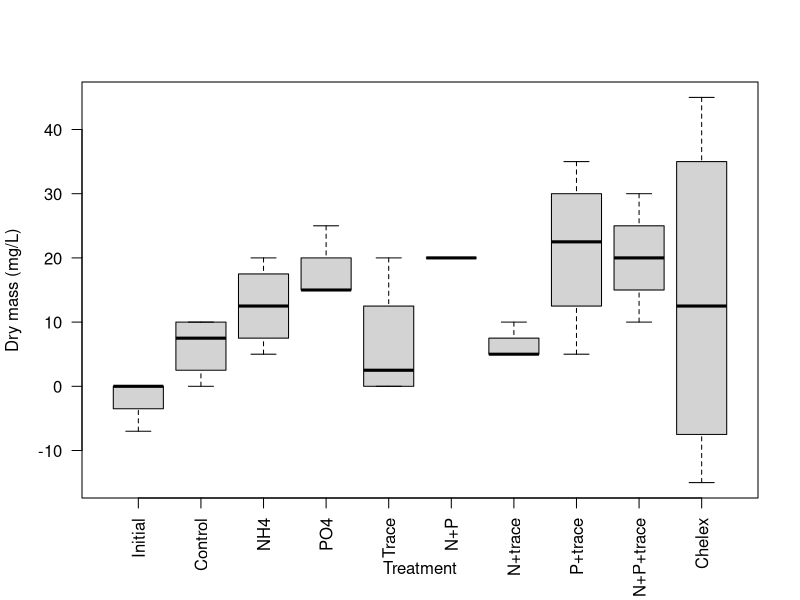
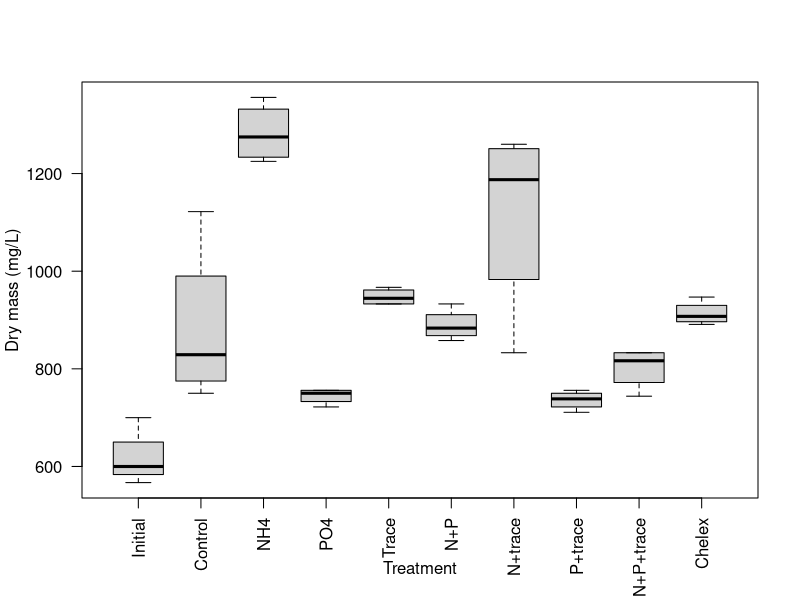
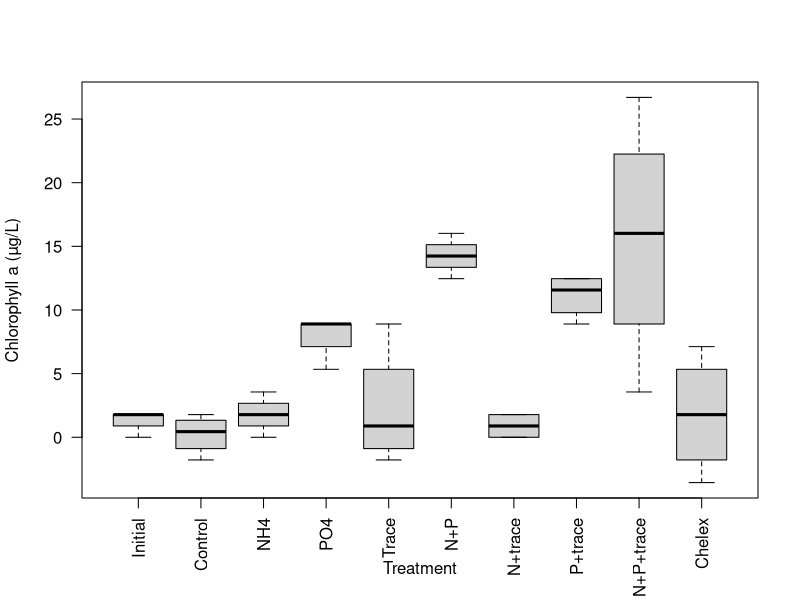
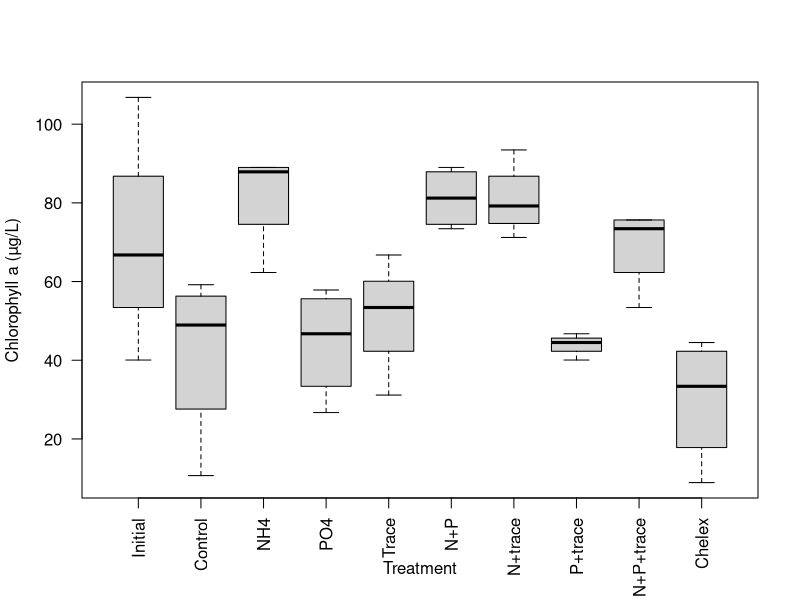
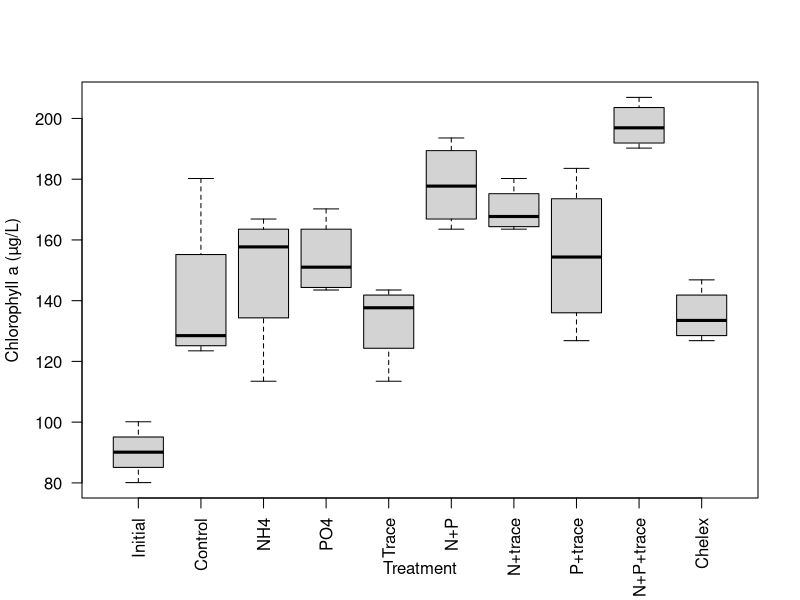
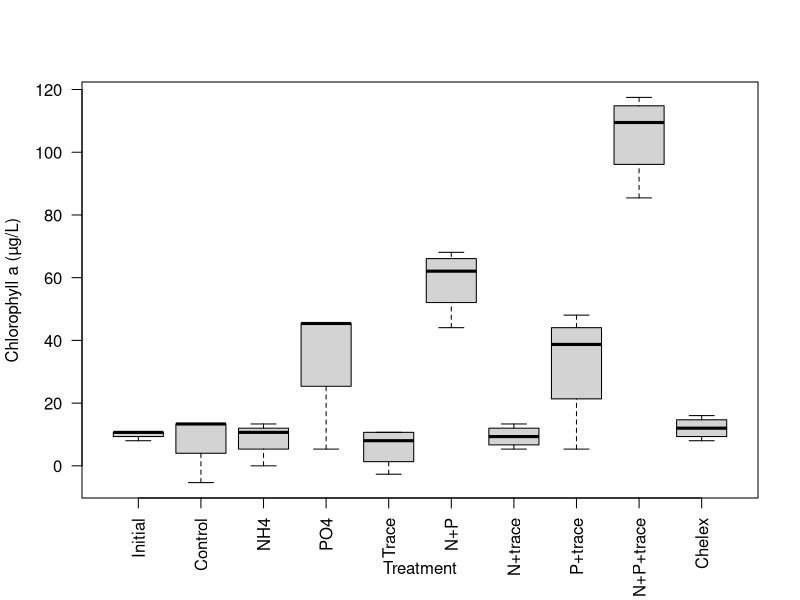
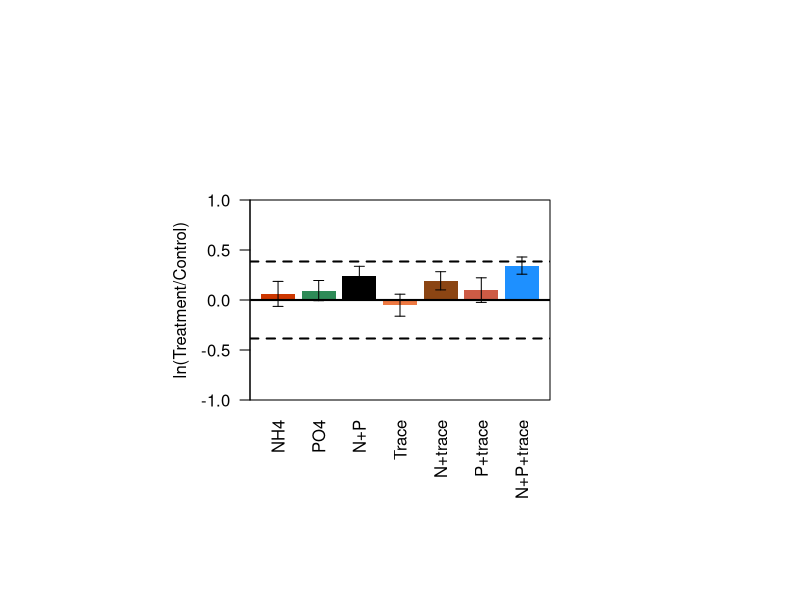
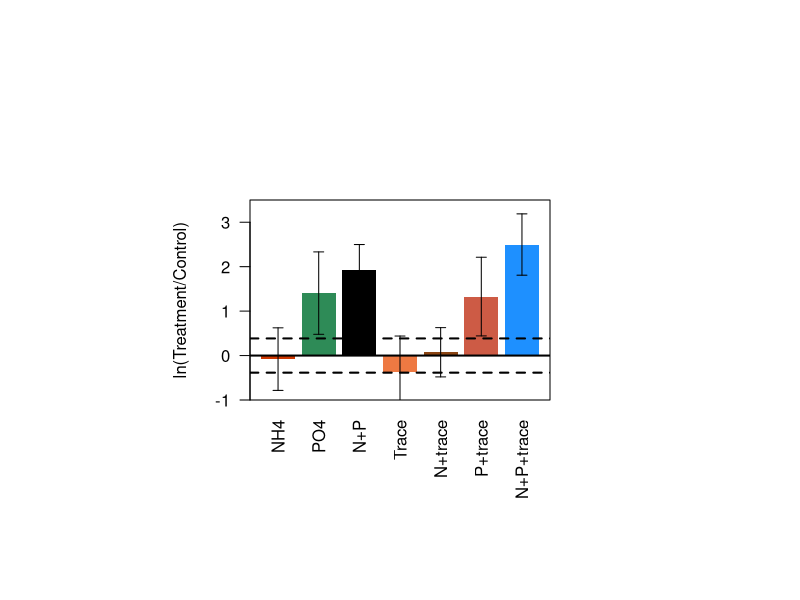

Here is the R script that generated these plots, in order:
## ---- chunk 1
knitr::opts_chunk$set(echo = TRUE)

setwd("~/Dropbox/ASAP/2017 USGS/Data analysis")
setwd("C:/Users/dcostel3/Dropbox/ASAP/2017 USGS/Data analysis")

options(device=quartz)
## ---- chunk 2
logRR <- function(dataset){
  dataset$Treatment <- dataset$Treatment[drop=T]
  trt <- levels(dataset$Treatment)
  trt.no <- length(trt)-1
  means <- with(dataset,tapply(Chla,Treatment,mean,na.rm=T))
  sds <- with(dataset,tapply(Chla,Treatment,sd,na.rm=T))
  ns <- with(dataset,tapply(Chla,Treatment,length))
  logRR <- vector(length=trt.no)
  seRR <- vector(length=trt.no)
  
  for(i in 1:trt.no){
    logRR[i] <- round(log(means[i+1])-log(means[1]),3)
    sp2 <- (((ns[1]-1)*sds[1]^2+(ns[i+1]-1)*sds[i+1]^2)/(ns[1]+ns[i+1]-2))
    seRR[i] <- round(sqrt(sp2*(1/(means[1]^2*ns[1])+1/(means[i+1]^2*ns[i+1]))),3)
    
  }
  res <- data.frame(trt[-1],logRR,seRR,row.names=NULL)
  colnames(res)<-c("Treatment","logRR","seRR")
  return(res)
}

## ---- chunk 3
inc <- read.csv("HAB2017_incub.csv")

#Resorts the treatments to a better order
inc$Treatment <- factor(inc$Treatment,levels=c("Initial","Control","NH4","PO4","Trace","N+P","N+trace","P+trace","N+P+trace","Chelex"))

#Chelex treatments had +10 mg/treatment. Correct all values by -20 mg/L
inc[inc$Treatment=="Chelex",]$Dry_mass <- inc[inc$Treatment=="Chelex",]$Dry_mass-20

summary(inc)

#MC data
MC <- read.csv("incub_MC.csv")
MCag <- aggregate(MC$MC,by=list(MC$Treatment,MC$Site),mean)
colnames(MCag)[3]<-"MC"

#Merge data
inc$TS <- paste(inc$Site,inc$Treatment)
MCag$TS <- paste(MCag$Group.2,MCag$Group.1)
inc2 <- merge(inc,MCag[,3:4],by="TS")

#Site subsets
Ford <- subset(inc2,inc2$Site=="Ford")
GB <- subset(inc2,inc2$Site=="GB")
NEr <- subset(inc2,inc2$Site=="NErie")
Mau <- subset(inc2,inc2$Site=="Maumee")
## ---- chunk 4
Ford.trim <- subset(Ford,Ford$Treatment!="Initial")
FordRR <- logRR(Ford.trim)

Mau.trim <- subset(Mau,Mau$Treatment!="Initial")
MauRR <- logRR(Mau.trim)

NEr.trim <- subset(NEr,NEr$Treatment!="Initial")
NErRR <- logRR(NEr.trim)
## ---- chunk 5
plot(Dry_mass~Treatment,data=Ford,las=2,ylab="Dry mass (mg/L)")
plot(Dry_mass~Treatment,data=GB,las=2,ylab="Dry mass (mg/L)")
## ---- chunk 6
plot(Chla*1000~Treatment,data=Ford,las=2,ylab="Chlorophyll a (µg/L)")
plot(Chla*1000~Treatment,data=GB,las=2,ylab="Chlorophyll a (µg/L)")
plot(Chla*1000~Treatment,data=Mau,las=2,ylab="Chlorophyll a (µg/L)")
plot(Chla*1000~Treatment,data=NEr,las=2,ylab="Chlorophyll a (µg/L)")

#Vector of colors for treatments
cs <- c("orangered3","seagreen4","black","sienna2","chocolate4","coral3","dodgerblue")

MauRR<-MauRR[c(1,2,4,3,5,6,7,8),]

par(pin=c(3,2))
xloc <- barplot(MauRR$logRR[1:7],las=1,ylim=c(-1,1),ylab="ln(Treatment/Control)",xaxt="n",border=NA,col=cs)
with(MauRR[1:7,],arrows(xloc,(logRR+seRR),xloc,(logRR-seRR),length=0.05,angle=90,code=3))
mtext(MauRR$Treatment[1:7],side=1,at=xloc,las=2,line=1)
abline(h=c(0.385,-0.385,0),lwd=2,lty=c(2,2,1))
box()

NErRR<-NErRR[c(1,2,4,3,5,6,7,8),]

par(pin=c(3,2))
xloc <- barplot(NErRR$logRR[1:7],las=1,ylim=c(-1,3.5),ylab="ln(Treatment/Control)",xaxt="n",border=NA,col=cs)
with(NErRR[1:7,],arrows(xloc,(logRR+seRR),xloc,(logRR-seRR),length=0.05,angle=90,code=3))
mtext(NErRR$Treatment[1:7],side=1,at=xloc,las=2,line=1)
abline(h=c(0.385,-0.385,0),lwd=2,lty=c(2,2,1))
box()
## ---- chunk 7
par(pin=c(4,3))
plot(Chla*1000~Treatment,data=Mau,las=2,xlab="",ylim=c(0,250),ylab="Chlorophyll a (ug/L)")
stripchart(MC*25~Treatment,data=Mau,vertical=T,add=T,cex=2,col="red",lwd=2,pch=18)
axis(4,las=2,labels=seq(0,10,by=2),at=seq(0,250,by=50),col="red",col.axis="red")
mtext("Microcystin (ug/L)",4,line=2,col="red")
legend("top","Maumee",bty="n",cex=1.4)

par(pin=c(4,3))
plot(Chla*1000~Treatment,data=GB,las=2,xlab="",ylim=c(0,250),ylab="Chlorophyll a (ug/L)")
stripchart(MC*25~Treatment,data=GB,vertical=T,add=T,cex=2,col="red",lwd=2,pch=18)
axis(4,las=2,labels=seq(0,10,by=2),at=seq(0,250,by=50),col="red",col.axis="red")
mtext("Microcystin (ug/L)",4,line=2,col="red")
legend("top","Green Bay",bty="n",cex=1.4)

par(pin=c(4,3))
plot(Chla*1000~Treatment,data=NEr,las=2,xlab="",ylim=c(0,250),ylab="Chlorophyll a (ug/L)")
stripchart(MC*25~Treatment,data=NEr,vertical=T,add=T,cex=2,col="red",lwd=2,pch=18)
axis(4,las=2,labels=seq(0,10,by=2),at=seq(0,250,by=50),col="red",col.axis="red")
mtext("Microcystin (ug/L)",4,line=2,col="red")
legend("top","N. Erie",bty="n",cex=1.4)

#Ford
par(pin=c(4,3))
plot(Chla*1000~Treatment,data=Ford,las=2,xlab="",ylim=c(0,250),ylab="Chlorophyll a (ug/L)")
stripchart(MC*25~Treatment,data=Ford,vertical=T,add=T,cex=2,col="red",lwd=2,pch=18)
axis(4,las=2,labels=seq(0,10,by=2),at=seq(0,250,by=50),col="red",col.axis="red")
mtext("Microcystin (ug/L)",4,line=2,col="red")
legend("top","Ford",bty="n",cex=1.4)

#Ford with smaller y-axis scales
par(pin=c(4,3))
plot(Chla*1000~Treatment,data=Ford,las=2,xlab="",ylim=c(0,50),ylab="Chlorophyll a (ug/L)")
stripchart(MC*25~Treatment,data=Ford,vertical=T,add=T,cex=2,col="red",lwd=2,pch=18)
axis(4,las=2,labels=seq(0,2,by=0.4),at=seq(0,50,by=10),col="red",col.axis="red")
mtext("Microcystin (ug/L)",4,line=2,col="red")
legend("top","Ford",bty="n",cex=1.4)
abline(h=0.1*25,col="red",lty=2)

#N Erie with smaller y-axis scales
par(pin=c(4,3))
plot(Chla*1000~Treatment,data=NEr,las=2,xlab="",ylim=c(0,120),ylab="Chlorophyll a (ug/L)")
stripchart(MC*60~Treatment,data=NEr,vertical=T,add=T,cex=2,col="red",lwd=2,pch=18)
axis(4,las=2,labels=seq(0,2,by=0.4),at=seq(0,120,by=24),col="red",col.axis="red")
mtext("Microcystin (ug/L)",4,line=2,col="red")
legend("top","N. Erie",bty="n",cex=1.4)
abline(h=0.1*60,col="red",lty=2)
